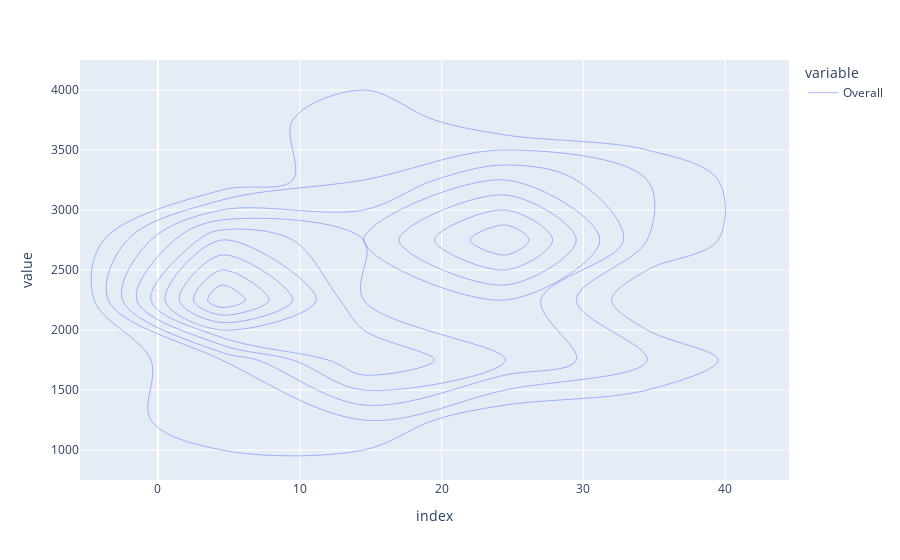

Notebook source saved alongside this figure:
### Code cell
# Index 0 -32 denoted the District 
fig = px.density_contour(district)
fig.show()

### Figure 1 — Plotly figure (JSON) as saved in the notebook; plotly's stock layout.template omitted (floating-point values rounded to 4 significant figures)
{"data": [{"autocontour": true, "contours": {"coloring": "none", "end": 4.5, "size": 0.5, "start": 0.5}, "hovertemplate": "variable=Overall<br>index=%{x}<br>value=%{y}<br>count=%{z}<extra></extra>", "legendgroup": "Overall", "line": {"color": "#636efa"}, "name": "Overall", "showlegend": true, "type": "histogram2dcontour", "x": [0, 1, 2, 3, 4, 5, 6, 7, 8, 9, 10, 11, 12, 13, 14, 15, 16, 17, 18, 19, 20, 21, 22, 23, 24, 25, 26, 27, 28, 29, 30, 31, 32], "xaxis": "x", "xbingroup": "x", "y": [2329.0, 2543.0, 2086.0, 1219.0, 2693.0, 2314.0, 2901.0, 1898.0, 2135.0, 2393.0, 2567.0, 1209.0, 1615.0, 3514.0, 2361.0, 3219.0, 2575.0, 1932.0, 1721.0, 2071.0, 2815.0, 1584.0, 3142.0, 2541.0, 2530.0, 2358.0, 2690.0, 1757.0, 3010.0, 2343.0, 3496.0, 2991.0, 1761.0], "yaxis": "y", "ybingroup": "y"}], "layout": {"autosize": true, "legend": {"title": {"text": "variable"}, "tracegroupgap": 0}, "margin": {"t": 60}, "xaxis": {"anchor": "y", "autorange": true, "domain": [0, 1], "range": [-5.5, 44.5], "title": {"text": "index"}, "type": "linear"}, "yaxis": {"anchor": "x", "autorange": true, "domain": [0, 1], "range": [750, 4250], "title": {"text": "value"}, "type": "linear"}}}
